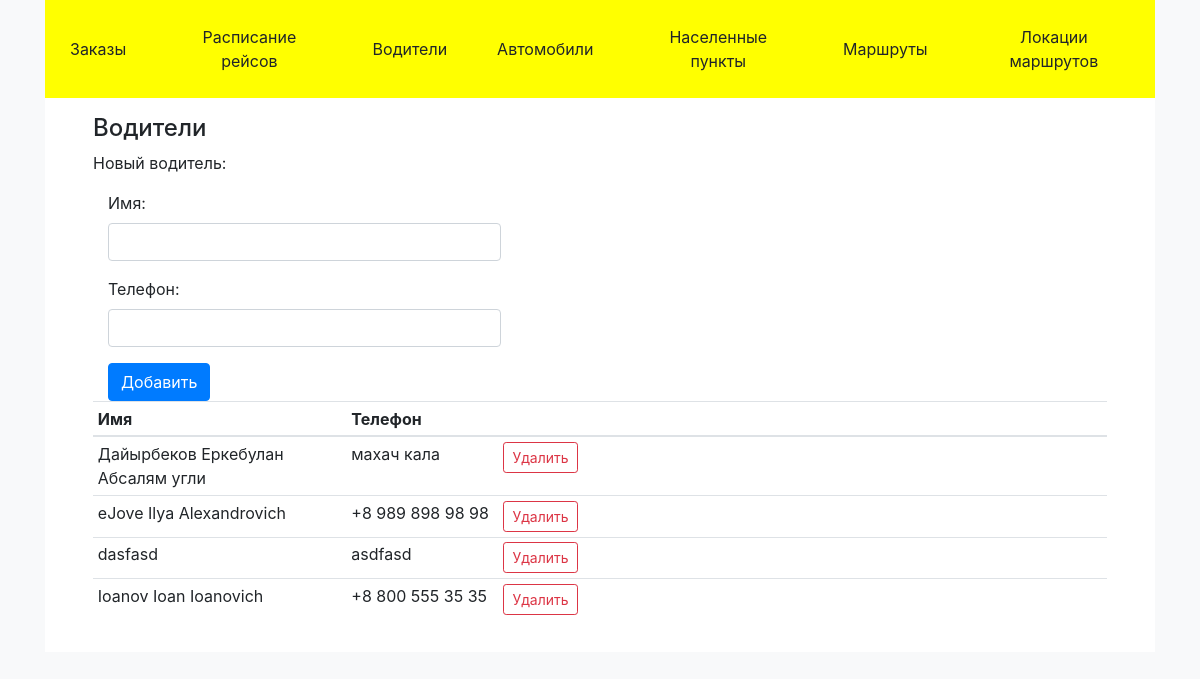
/employees, run on an earlier commit of the app's database.
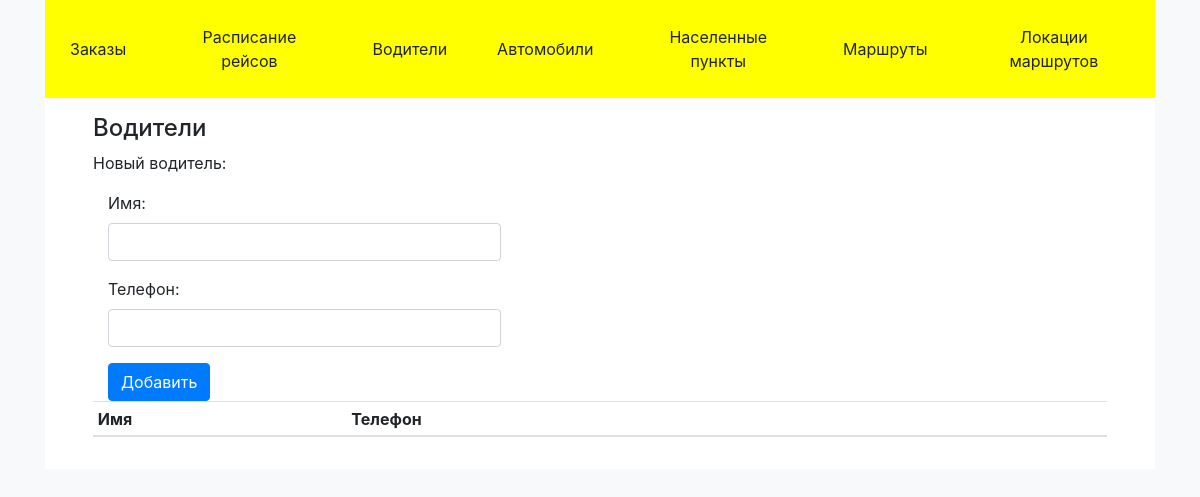
And on a later commit of the database.
### main/models.py (models this page shows, shortened)
class Driver(models.Model):
    phone = models.CharField(max_length=20, blank=False)
    name = models.CharField(max_length=100, blank=False)
    class Meta:
        verbose_name_plural = 'Водители'

### main/views/employees.py (the view)
# urls.py: path('employees', views.employees.employees),
def employees(request):
    m = Driver.objects.all().order_by('-name')
    form = DriverForm()
    dic = {
        'form': form,
        'drivers': m,
        'title': 'Водители',
    }
    return render(request, 'main/employees.html', dic)

### main/forms.py
class DriverForm(forms.Form):
    name = forms.CharField(
        label='Имя',
        max_length=100,
        widget=forms.TextInput(attrs={
            "class": "form-control",
        }),
    )
    phone = forms.CharField(
        label='Телефон',
        max_length=20,
        widget=forms.TextInput(attrs={
            "class": "form-control",
        }),
    )
    required_css_class = rcc
    class Meta:
        model = Driver
        exclude = []

### main/templates/main/employees.html (shortened to what this page needs)
{% extends 'main/base.html' %}
{% block content %}
<div>
    <div>Новый водитель:</div>
    <form method="post" action="employee/add" class="col-md-5">
        {{ form }}
            <div class="">
                <input type="submit"  value='Добавить'
                       class="btn btn-primary mt-3 justify-content-end"/>
            </div>
    </form>
    <table class="table table-sm table-hover" width="50%">
        <thead>
        <tr>
            <th class="" width="25%">
                Имя
            </th>
            <th class="" width="15%">
                Телефон
            </th>
            <th class="">
            </th>
        </tr>
        </thead>
        <tbody>
            {% for driver in drivers %}
                <tr>
                    <td>{{ driver.name }}</td>
                    <td>{{ driver.phone }}</td>
                    <td>
                        <form method="post" action="employee/delete/{{driver.id}}" class="">
                            <input type="submit"  value='Удалить'
                                   class="btn btn-sm btn-outline-danger justify-content-end"/>
                        </form>
                    </td>
                </tr>
            {% endfor %}
        </tbody>
    </table>
</div>
{% endblock %}

What changed in the data, as far as the page shows it:
removed Driver: name "Дайырбеков Еркебулан Абсалям угли", phone "махач кала"
removed Driver: name "eJove Ilya Alexandrovich", phone "+8 989 898 98 98"
removed Driver: name "dasfasd", phone "asdfasd"
removed Driver: name "Ioanov Ioan Ioanovich", phone "+8 800 555 35 35"
